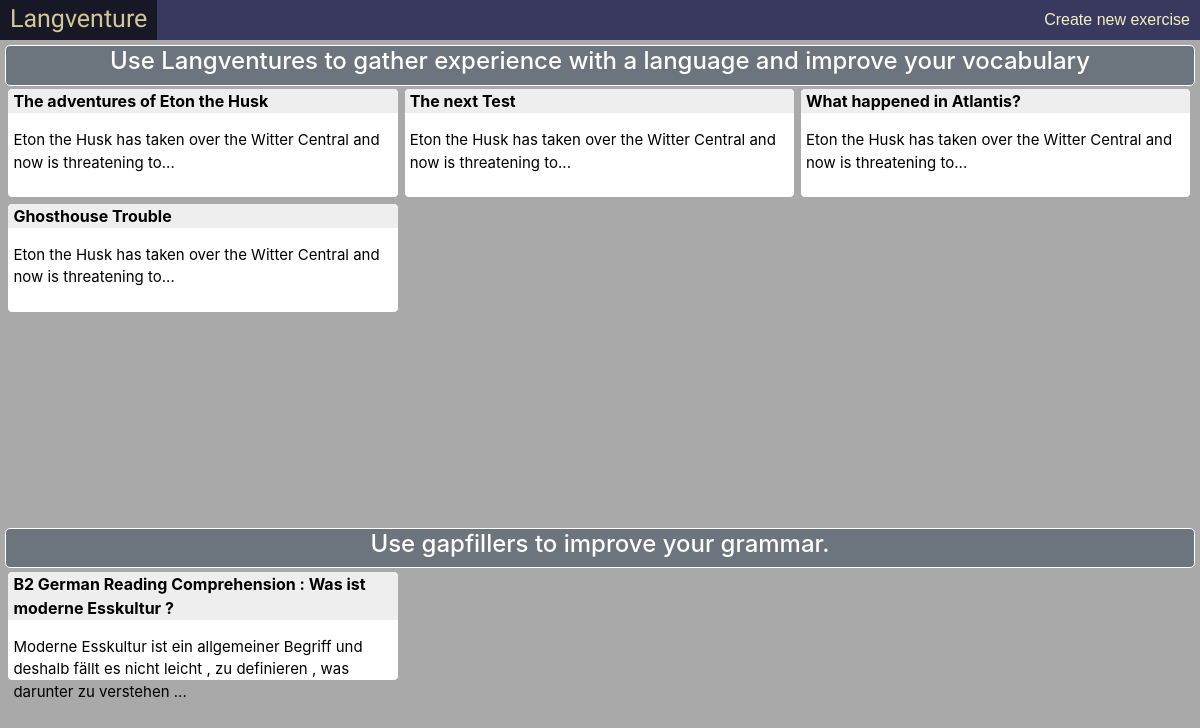
The page / on the database its author committed.
### story/models.py (models this page shows)
class Story(models.Model):
    name = models.TextField()
    finished = models.BooleanField(default=False)
    user = models.ForeignKey(User, on_delete=models.CASCADE, related_name="storys", default="")

### gapfiller/models.py (models this page shows)
class Token(models.Model):
    text = models.ForeignKey(Text, on_delete=models.CASCADE, related_name="tokens")
    translation = models.TextField(default="")
    word_translation = models.TextField(default="")
    word = models.TextField()
    is_upper = models.BooleanField(default=False)
    local_choice_selection = models.ForeignKey(LocalChoiceSelection, blank=True, null=True, on_delete=models.CASCADE, related_name="token")

class Entry(models.Model):
    title = models.ForeignKey(Text, on_delete=models.CASCADE)

### gapfiller/views.py (the view)
# urls.py: path("", views.index, name="index"),
def index(request):
    if not request.user:
        HttpResponseRedirect(reverse("login"))
    entries = Entry.objects.all()
    stories = Story.objects.filter(finished=True)
    print(stories)
    return render(request, "gapfiller/index.html", {
        'entries': entries,
        'stories': stories,
    })

### gapfiller/templates/gapfiller/index.html (shortened to what this page needs)
{% extends "gapfiller/layout.html" %}
{% block body %}
    <div class="main-content" style="margin:5px">
        <div class="section stories">
            <div style="background-color:#6c757d;text-align:center;color:white;padding:1px;border-radius:5px;border:solid;border-width:thin;">
                <h4>Use Langventures to gather experience with a language and improve your vocabulary</h4>
            </div>
            <div class="sidebar" style="height:45%;overflow-y:scroll">
                <div class="content-wrapper">
                    {% for story in stories %}
                        <a href="{% url 'story' story.id %}">
                        <div class="index_entry">
                            <div class="index_title">
                                <p style="font-weight:bold; ">
                                    {{ story.name }}
                                </p>
                            </div>
                            <p style="font-size:15px;padding-left:5px;">
                                Eton the Husk has taken over the Witter Central and now is threatening to...
                            </p>
                        </div>
                    </a>
                {% endfor %}
                </div>
            </div>
        </div>
        <div class="section gapfillers">
            <div style="background-color:#6c757d;text-align:center;color:white;padding:1px;border-radius:5px;border:solid;border-width:thin;">
                <h4>Use gapfillers to improve your grammar.</h4>
            </div>
            <div class="sidebar" style="height:45%;overflow-y:scroll">
                <div class="content-wrapper">
                {% for entry in entries %}
                <a href="{% url 'show' entry.id %}">
                    <div class="index_entry">
                        <div class="index_title">
                            <p style="font-weight:bold; ">
                                {% for token in entry.title.tokens.all %}
                                    {{ token.word }}
                                {% endfor %}
                            </p>
                        </div>
                        <p style="font-size:15px;padding-left:5px;">
                            {% for token in entry.paragraphs.first.text.tokens.all|slice:":20" %}
                                {{ token.word }}
                            {% endfor %}
                            ...
                        </p>
                    </div>
                </a>
                {% endfor %}
            </div>
            </div>
        </div>
    </div>
{% endblock %}

### gapfiller/templates/gapfiller/layout.html (shortened to what this page needs)
{% load static %}
<html lang="en">
<head>
    <link
        rel="stylesheet"
        href="https://unpkg.com/purecss@2.0.3/build/pure-min.css"
    />
    <link
        rel="stylesheet"
        href="https://netdna.bootstrapcdn.com/font-awesome/4.0.3/css/font-awesome.css"
    />
    <link rel="stylesheet" href="https://cdn.jsdelivr.net/npm/bootstrap@4.3.1/dist/css/bootstrap.min.css">
    <link rel="stylesheet" href="{% static 'gapfiller/main_style.css' %}">
    <link rel="stylesheet" href="{% static 'gapfiller/story.css' %}">
</head>
<body>
    <div class="header">
        <a href="{% url 'index' %}" class="header_title">
            Langventure
        </a>
        <div class="dropdown">
            <button class="dropdown_button">Create new exercise</button>
        </div>
    </div>
    <div class="body_container">
        {% block body %}
        {% endblock %}
    </div>
</body>
</html>

### gapfiller/static/gapfiller/main_style.css (style rules this page uses)
body { margin:0px; padding:0px; background-color:darkgrey; /'lightgrey;*/ height:100%; min-height: 100%; }
.header { color: #f5eec2; background-color: #39395f; line-width:40px; height:40px; margin:0px; padding:0px; position: fixed; top:0; width:100%; }
.header_title { padding-left: 10px; padding-right: 10px; line-width:40px; height:40px; color: #f5eec2; font-family: Sriracha; font-size: 25px; float: left; text-decoration: none; }
html { height: 100%; min-height: 100%; }
.body_container { margin-top: 45px; height: 100%; }
.index_entry { color:black; background:white; margin:0.2%; border-radius:5px; width:32.9%; float:left; height:110px; border: solid; border-width: thin; border-color: darkgrey; }
.index_title { background-color:#eeeeee; color:black; margin:0; padding-left:5px; border-top-left-radius: 5px; border-top-right-radius: 5px; }
.dropdown { color: #f5eec2; position: relative; display: inline-block; float: right; }
.dropdown_button { font-family: sans-serif, Arial, Helvetica; height: 40px; background-color: #39395f; line-height: 40px; color: #f5eec2; padding: 0 10px; font-size: 16px; border: none; cursor: pointer; }

### rows shown on the page
Story: name "The adventures of Eton the Husk"
Story: name "The next Test"
Story: name "What happened in Atlantis?"
Story: name "Ghosthouse Trouble"
Token: word "B2"
Token: word "German"
Token: word "Reading"
Token: word "Comprehension"
Token: word ":"
Token: word "Was"
Token: word "ist"
Token: word "moderne"
Token: word "Esskultur"
Token: word "?"
Token: word "Moderne"
Token: word "Esskultur"
Token: word "ist"
Token: word "ein"
Token: word "allgemeiner"
Token: word "Begriff"
Token: word "und"
Token: word "deshalb"
Token: word "fällt"
Token: word "es"
Token: word "nicht"
Token: word "leicht"
Token: word ","
Token: word "zu"
Token: word "definieren"
Token: word ","
Token: word "was"
Token: word "darunter"
Token: word "zu"
Token: word "verstehen"
